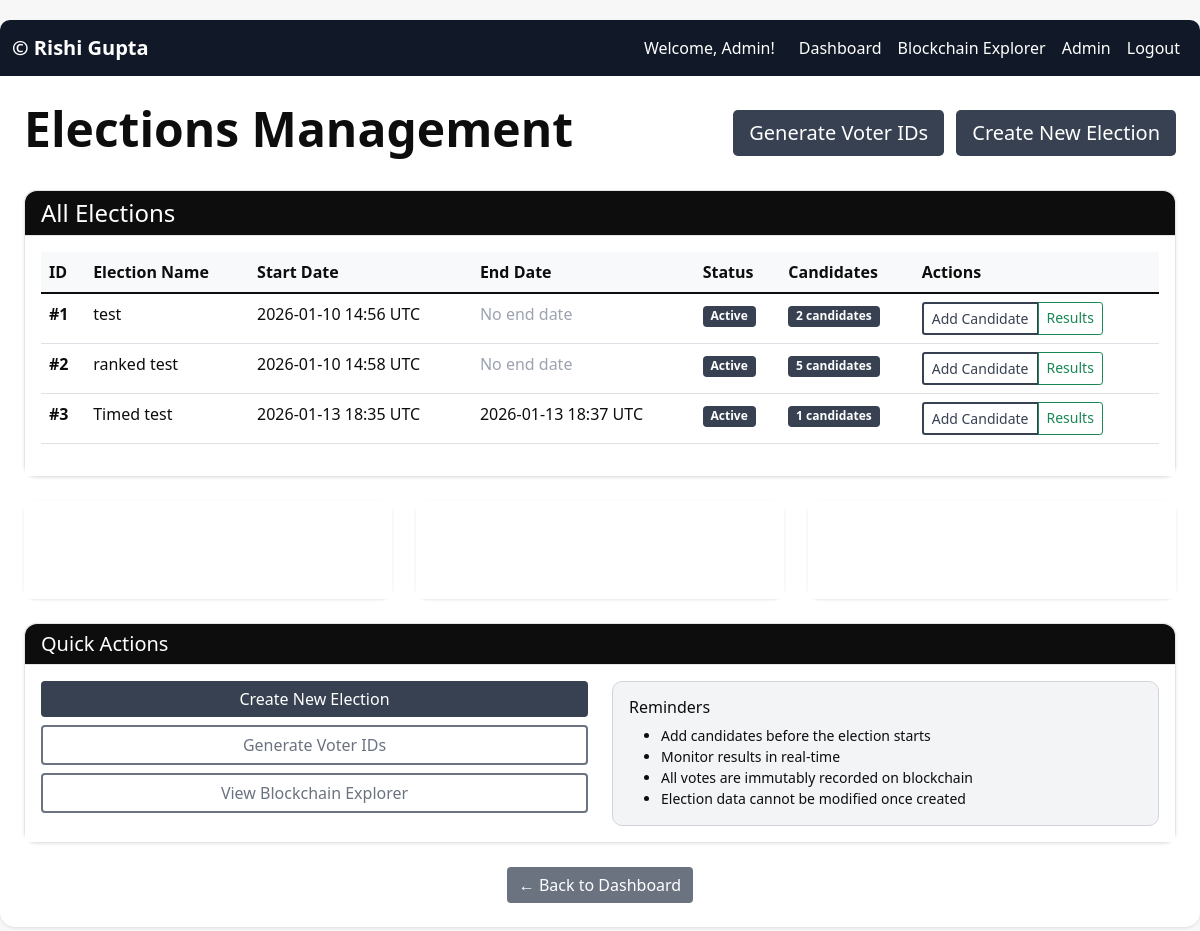
Screenshot of /voting/admin/elections (signed in) with the database file from the repository.
### models/user.py (models this page shows, shortened)
class User(UserMixin, Base):
    __tablename__ = "users"
    voter_id = db.Column(db.String(50), unique=True, nullable=False)
    hashed_password = db.Column(db.String(128), nullable=False)
    is_admin = db.Column(db.Boolean, default=False)
    firstname = db.Column(db.String(100), nullable=False)
    lastname = db.Column(db.String(100), nullable=False)
    email = db.Column(db.String(100), unique=True, nullable=False)

### models/election.py (models this page shows, shortened)
class Election(Base):
    __tablename__ = "elections"
    name = db.Column(db.String(100), nullable=False)
    start_date = db.Column(db.DateTime, default=get_current_utc)
    end_date = db.Column(db.DateTime, nullable=True)
    vote_type = db.Column(db.String(50), default="standard", nullable=False)
    candidates = db.relationship("Candidate", back_populates="election", cascade="all, delete-orphan")

### routes/voting_routes.py (the view)
@voting_bp.route("/admin/elections")
@login_required
def admin_elections():
    if not current_user.is_admin:
        flash("You do not have permission to access this page.", "error")
        return redirect(url_for("voting.dashboard"))
    elections = Election.query.all()
    return render_template("admin_elections.html", elections=elections)

### templates/admin_elections.html (shortened to what this page needs)
{% extends "base.html" %}
{% block content %}
<div class="row">
    <div class="col-12">
        <div class="d-flex justify-content-between align-items-center mb-4">
            <h1 class="display-5 fw-bold text-primary">Elections Management</h1>
            <div>
                <a href="{{ url_for('voting.generate_voter_ids') }}" class="btn btn-info btn-lg me-2">
                    Generate Voter IDs
                </a>
                <a href="{{ url_for('voting.create_election') }}" class="btn btn-success btn-lg">
                    Create New Election
                </a>
            </div>
        </div>
    </div>
</div>
<div class="row">
    <div class="col-12">
        <div class="card">
            <div class="card-header bg-primary text-white">
                <h4 class="mb-0">All Elections</h4>
            </div>
            <div class="card-body">
                {% if elections %}
                    <div class="table-responsive">
                        <table class="table table-hover">
                            <thead class="table-light">
                                <tr>
                                    <th>ID</th>
                                    <th>Election Name</th>
                                    <th>Start Date</th>
                                    <th>End Date</th>
                                    <th>Status</th>
                                    <th>Candidates</th>
                                    <th>Actions</th>
                                </tr>
                            </thead>
                            <tbody>
                                {% for election in elections %}
                                <tr>
                                    <td class="fw-bold">#{{ election.id }}</td>
                                    <td>{{ election.name }}</td>
                                    <td>{{ election.start_date.strftime('%Y-%m-%d %H:%M UTC') }}</td>
                                    <td>
                                        {% if election.end_date %}
                                            {{ election.end_date.strftime('%Y-%m-%d %H:%M UTC') }}
                                        {% else %}
                                            <span class="text-muted">No end date</span>
                                        {% endif %}
                                    </td>
                                    <td>
                                        {% set now = moment().utc() if moment is defined else None %}
                                        {% if now and election.start_date > now %}
                                            <span class="badge bg-warning">Scheduled</span>
                                        {% elif now and election.end_date and election.end_date < now %}
                                            <span class="badge bg-secondary">Ended</span>
                                        {% else %}
                                            <span class="badge bg-success">Active</span>
                                        {% endif %}
                                    </td>
                                    <td>
                                        <span class="badge bg-info">{{ election.candidates|length }} candidates</span>
                                    </td>
                                    <td>
                                        <div class="btn-group" role="group">
                                            <a href="{{ url_for('voting.add_candidate', election_id=election.id) }}"
                                               class="btn btn-sm btn-outline-primary" title="Add Candidate">
                                                Add Candidate
                                            </a>
                                            <a href="{{ url_for('voting.results', election_id=election.id) }}"
                                               class="btn btn-sm btn-outline-success" title="View Results">
                                                Results
                                            </a>
                                        </div>
                                    </td>
                                </tr>
                                {% endfor %}
                            </tbody>
                        </table>
                    </div>
                {% endif %}
            </div>
        </div>
    </div>
</div>
{% if elections %}
<div class="row mt-4">
    <div class="col-md-4">
        <div class="card bg-primary text-white">
            <div class="card-body text-center">
                <h3>{{ elections|length }}</h3>
                <p class="mb-0">Total Elections</p>
            </div>
        </div>
    </div>
    <div class="col-md-4">
        <div class="card bg-success text-white">
            <div class="card-body text-center">
                <h3 id="active-elections">{{ elections|length }}</h3>
                <p class="mb-0">Active Elections</p>
            </div>
        </div>
    </div>
    <div class="col-md-4">
        <div class="card bg-info text-white">
            <div class="card-body text-center">
                {% set total_candidates = 0 %}
                {% for election in elections %}
                    {% set total_candidates = total_candidates + election.candidates|length %}
                {% endfor %}
                <h3>{{ total_candidates }}</h3>
                <p class="mb-0">Total Candidates</p>
            </div>
        </div>
    </div>
</div>
<div class="row mt-4">
    <div class="col-12">
        <div class="card">
            <div class="card-header bg-info text-white">
                <h5 class="mb-0">Quick Actions</h5>
            </div>
            <div class="card-body">
                <div class="row">
                    <div class="col-md-6">
                        <div class="d-grid gap-2">
                            <a href="{{ url_for('voting.create_election') }}" class="btn btn-success">
                                Create New Election
                            </a>
                            <a href="{{ url_for('voting.generate_voter_ids') }}" class="btn btn-outline-secondary">
                                Generate Voter IDs
                            </a>
                            <a href="{{ url_for('blockchain.explorer') }}" class="btn btn-outline-secondary">
                                View Blockchain Explorer
                            </a>
                        </div>
                    </div>
                    <div class="col-md-6">
                        <div class="alert alert-info mb-0">
                            <h6 class="alert-heading">Reminders</h6>
                            <ul class="mb-0 small">
                                <li>Add candidates before the election starts</li>
                                <li>Monitor results in real-time</li>
                                <li>All votes are immutably recorded on blockchain</li>
                                <li>Election data cannot be modified once created</li>
                            </ul>
                        </div>
                    </div>
                </div>
            </div>
        </div>
    </div>
</div>
{% endif %}
<div class="text-center mt-4">
    <a href="{{ url_for('voting.dashboard') }}" class="btn btn-secondary">
        ← Back to Dashboard
    </a>
</div>
{% endblock %}

### templates/base.html (shortened to what this page needs)
<!DOCTYPE html>
<html lang="en">
<head>
    <link href="https://cdnjs.cloudflare.com/ajax/libs/bootstrap/5.1.3/css/bootstrap.min.css" rel="stylesheet">
    <link href="{{ url_for('static', filename='css/custom-theme.css') }}" rel="stylesheet">
</head>
<body>
    <div class="main-container">
        <nav class="navbar navbar-expand-lg navbar-dark">
            <div class="container-fluid">
                <a class="navbar-brand fw-bold" href="{{ url_for('voting.dashboard') }}">
                    © Rishi Gupta
                </a>
                <div class="navbar-nav ms-auto">
                    {% if current_user.is_authenticated %}
                        <span class="navbar-text me-3">Welcome, {{ current_user.firstname }}!</span>
                        <a class="nav-link" href="{{ url_for('voting.dashboard') }}">Dashboard</a>
                        <a class="nav-link" href="{{ url_for('blockchain.explorer') }}">Blockchain Explorer</a>
                        {% if current_user.is_admin %}
                            <a class="nav-link" href="{{ url_for('voting.admin_elections') }}">Admin</a>
                        {% endif %}
                        <a class="nav-link" href="{{ url_for('auth.logout') }}">Logout</a>
                    {% endif %}
                </div>
            </div>
        </nav>
        <div class="container-fluid p-4">
            {% block content %}{% endblock %}
        </div>
    </div>
</body>
</html>

### static/css/custom-theme.css (style rules this page uses)
:root { --bg-main: #F7F7F8; --bg-card: #FFFFFF; --bg-navbar: #0D0D0D; --bg-button: #374151; --bg-hover: #1F2937; --border-color: #E5E5E5; --border-accent: #9CA3AF; --text-primary: #0D0D0D; --text-secondary: #6B7280; --text-muted: #9CA3AF; }
body { background: var(--bg-main) !important; font-family: 'Segoe UI', Tahoma, Geneva, Verdana, sans-serif; min-height: 100vh; color: var(--text-primary); }
.main-container { background: var(--bg-card) !important; border-radius: 15px; box-shadow: 0 1px 3px rgba(0, 0, 0, 0.08); margin: 20px auto; max-width: 1200px; }
.navbar { background: var(--bg-navbar) !important; border-radius: 10px 10px 0 0; }
.navbar-brand, .navbar-text, .nav-link { color: #FFFFFF !important; }
.btn-success { background: var(--bg-button) !important; border: none !important; color: #FFFFFF !important; }
.btn-secondary { background: #6B7280 !important; border: none !important; color: #FFFFFF !important; }
.btn-outline-primary { border: 2px solid var(--bg-button) !important; color: var(--bg-button) !important; background: transparent !important; }
.btn-outline-secondary { border: 2px solid #6B7280 !important; color: #6B7280 !important; background: transparent !important; }
.btn-info { background: var(--bg-button) !important; border: none !important; color: #FFFFFF !important; }
.card { background: var(--bg-card) !important; border: 1px solid var(--border-color) !important; border-radius: 12px; box-shadow: 0 1px 3px rgba(0, 0, 0, 0.06); transition: all 0.3s ease; }
.card-header { background: var(--bg-navbar) !important; color: #FFFFFF !important; border-bottom: 1px solid var(--border-color) !important; border-radius: 12px 12px 0 0 !important; }
.card-header.bg-primary, .card-header.bg-success, .card-header.bg-info, .card-header.bg-secondary { background: var(--bg-navbar) !important; }
.card-body { background: var(--bg-card) !important; }
.card.bg-primary, .card.bg-success, .card.bg-info { background: var(--bg-button) !important; color: #FFFFFF !important; border: none !important; }
.alert { border-radius: 10px; border: 1px solid var(--border-color); }
.alert-info { background: #F3F4F6 !important; border-color: #D1D5DB !important; color: var(--text-primary) !important; }
.table { color: var(--text-primary); }
.table-light { background-color: var(--bg-main) !important; }
.table thead { background-color: var(--bg-main); color: var(--text-primary); }
.badge.bg-primary, .badge.bg-info { background: var(--bg-button) !important; }
.badge.bg-success { background: #374151 !important; }
.text-primary { color: var(--text-primary) !important; }
.text-muted { color: var(--text-muted) !important; }
.bg-primary { background: var(--bg-button) !important; }
.bg-success { background: var(--bg-button) !important; }
.bg-info { background: var(--bg-button) !important; }

### templates/base.html (style rules this page uses)
body { background: #F5F7FA; min-height: 100vh; font-family: 'Segoe UI', Tahoma, Geneva, Verdana, sans-serif; }
.main-container { background: #FFFFFF; border-radius: 15px; box-shadow: 0 1px 3px rgba(0, 0, 0, 0.1); margin: 20px auto; max-width: 1200px; }
.navbar { background: #111827 !important; border-radius: 10px 10px 0 0; }
.card { border: 1px solid #E5E7EB; border-radius: 12px; box-shadow: 0 1px 3px rgba(0, 0, 0, 0.1); transition: transform 0.3s ease; }
.alert { border-radius: 10px; border: 1px solid #E5E7EB; }

### rows the page displays
User: firstname "Admin"
Election: id "1", name "test", start_date "2026-01-10 14:56 UTC", shows "No end date", candidates|length "2"
Election: id "2", name "ranked test", start_date "2026-01-10 14:58 UTC", shows "No end date", candidates|length "5"
Election: id "3", name "Timed test", start_date "2026-01-13 18:35 UTC", end_date "2026-01-13 18:37 UTC", candidates|length "1"
